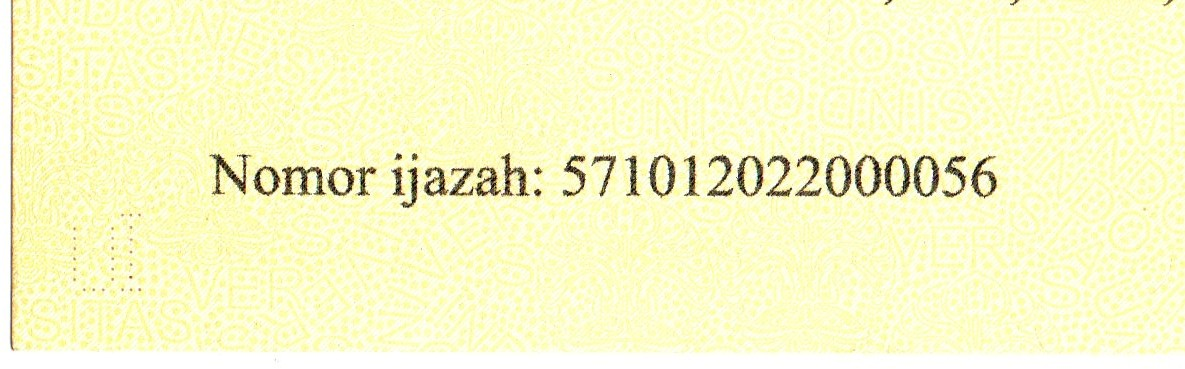
#> input picture Tugas 5/citra/01_HighQuality_Enhanced (1).jpg, 1185 x 369 px
$ python -i ocr.py   (imports and definitions only)
#> lines starting #> are read from the running program, lines starting #| are printed output that depends on the picture
import cv2
import pytesseract

from pathlib import Path


# ==========================================================
# PENGATURAN TESSERACT
# ==========================================================

pytesseract.pytesseract.tesseract_cmd = (
    r"C:\Program Files\Tesseract-OCR\tesseract.exe"
)


# ==========================================================
# FOLDER
# ==========================================================

INPUT_FOLDER = Path("citra")

OUTPUT_FOLDER = Path("hasil")

MEAN_FOLDER = OUTPUT_FOLDER / "mean"

MEDIAN_FOLDER = OUTPUT_FOLDER / "median"

GAUSSIAN_FOLDER = OUTPUT_FOLDER / "gaussian"

SHARPENING_FOLDER = OUTPUT_FOLDER / "sharpening"

OCR_RESULT_FILE = OUTPUT_FOLDER / "hasil_ocr.txt"


# ==========================================================
# GROUND TRUTH
# ==========================================================

GROUND_TRUTH = "Nomor ijazah: 571012022000056"


# ==========================================================
# CEK TESSERACT
# ==========================================================

# [54 lines not run here, left out]


# ==========================================================
# MENCARI SEMUA CITRA
# ==========================================================

extensions = [
    "*.jpg",
    "*.jpeg",
    "*.png",
    "*.bmp"
]


image_files = []


# [5 lines not run here, left out]


image_files = sorted(
    image_files
)


# [19 lines not run here, left out]


# ==========================================================
# FUNGSI OCR
# ==========================================================

def lakukan_ocr(image):

    # ------------------------------------------------------
    # Jika citra masih berwarna, ubah ke grayscale
    # ------------------------------------------------------

    if len(image.shape) == 3:

        gray = cv2.cvtColor(
            image,
            cv2.COLOR_BGR2GRAY
        )

    else:

        gray = image


    # ------------------------------------------------------
    # Perbesar citra
    # ------------------------------------------------------

    scale = 2

    enlarged = cv2.resize(
        gray,
        None,
        fx=scale,
        fy=scale,
        interpolation=cv2.INTER_CUBIC
    )


    # ------------------------------------------------------
    # Konfigurasi OCR
    # ------------------------------------------------------
    # PSM 7 = satu baris teks
    #
    # Tidak menggunakan whitelist angka saja
    # agar huruf, angka, spasi, dan ":" dapat terbaca.
    # ------------------------------------------------------

    config = (
        "--oem 3 "
        "--psm 7"
    )


    # ------------------------------------------------------
    # Jalankan OCR
    # ------------------------------------------------------

    text = pytesseract.image_to_string(
        enlarged,
        config=config
    )


    # ------------------------------------------------------
    # Bersihkan hasil OCR
    # ------------------------------------------------------

    text = text.strip()

    text = " ".join(
        text.split()
    )


    return text


# ==========================================================
# HASIL OCR
# ==========================================================

hasil_ocr = []


# ==========================================================
# PROSES SETIAP CITRA
# ==========================================================

# [378 lines not run here, left out]

>>> import cv2
>>> picture = cv2.imread('citra/01_HighQuality_Enhanced (1).jpg')
#> picture is the input picture: shape (369, 1185, 3); mean B, G, R 200.2, 248.5, 248.7
>>> result = lakukan_ocr(picture)
#> in lakukan_ocr, `gray = cv2.cvtColor( image, cv2.COLOR_BGR2GRAY )`:
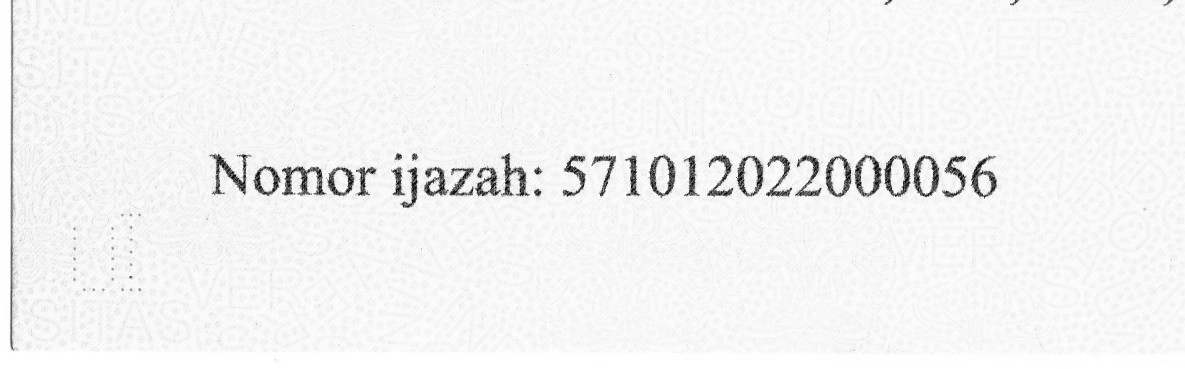
#> gray: shape (369, 1185); min 1, max 255, mean 243
#> (the run stopped early here; a loop or call above may not have finished)

$ run again, on Tugas 5/citra/07_ColorShift_WarmTint (1).jpg
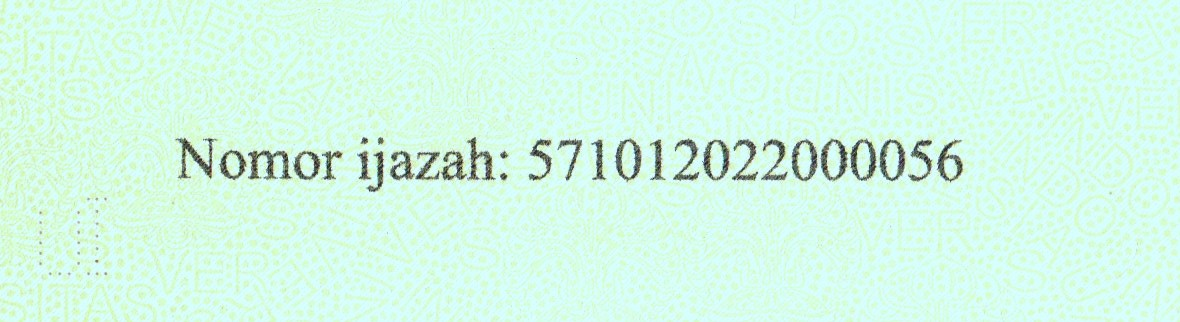
#> input picture Tugas 5/citra/07_ColorShift_WarmTint (1).jpg, 1180 x 322 px
#> picture is the input picture: shape (322, 1180, 3); mean B, G, R 230.7, 248.7, 211.4
#> in lakukan_ocr, `gray = cv2.cvtColor( image, cv2.COLOR_BGR2GRAY )`:
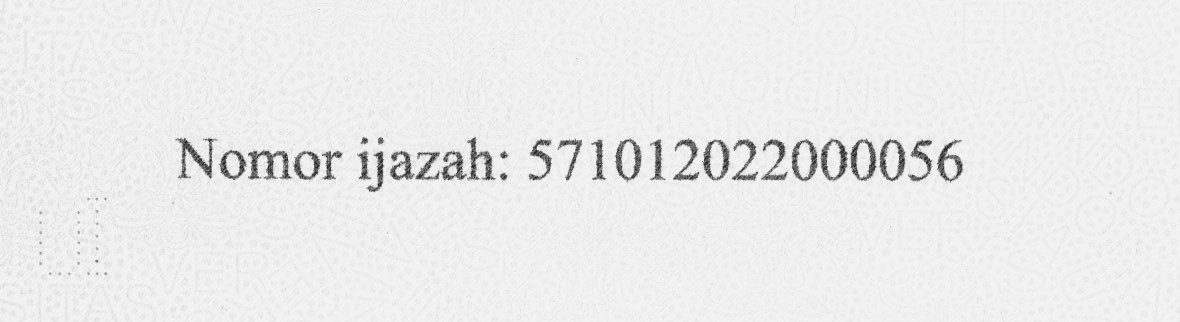
#> gray: shape (322, 1180); min 19, max 251, mean 235.4

$ run again, on Tugas 5/citra/08_JPEGCompression_Artifacts (1).jpg
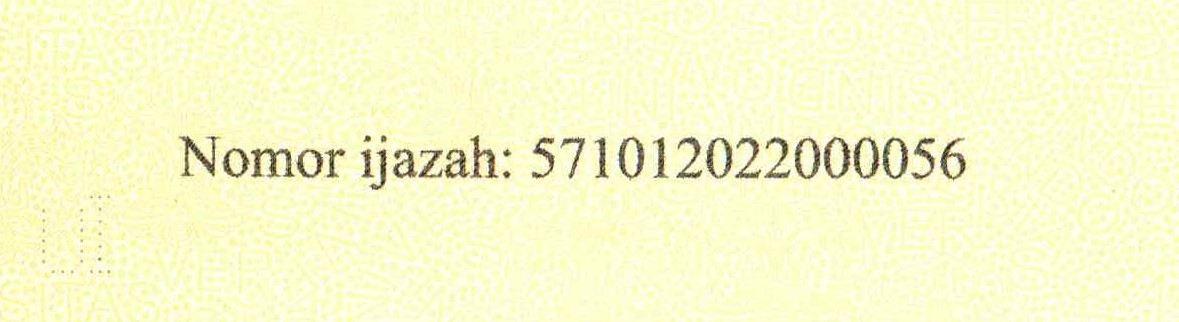
#> input picture Tugas 5/citra/08_JPEGCompression_Artifacts (1).jpg, 1179 x 322 px
#> picture is the input picture: shape (322, 1179, 3); mean B, G, R 203.5, 248.6, 248.1
#> in lakukan_ocr, `gray = cv2.cvtColor( image, cv2.COLOR_BGR2GRAY )`:
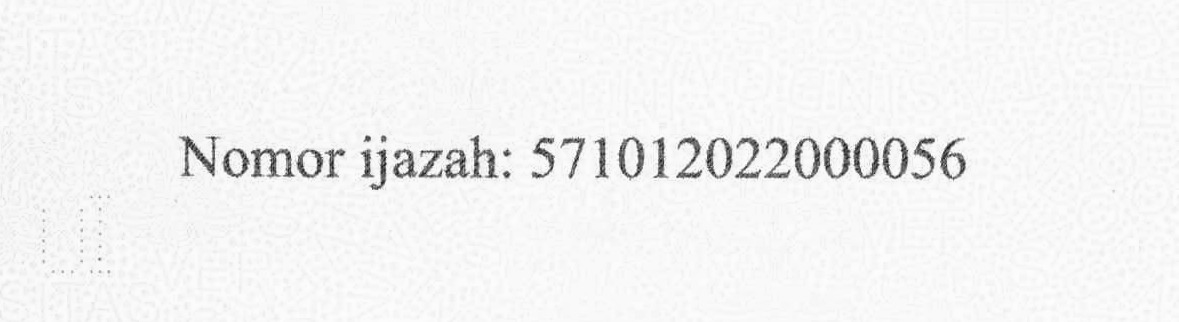
#> gray: shape (322, 1179); min 13, max 255, mean 243.4
